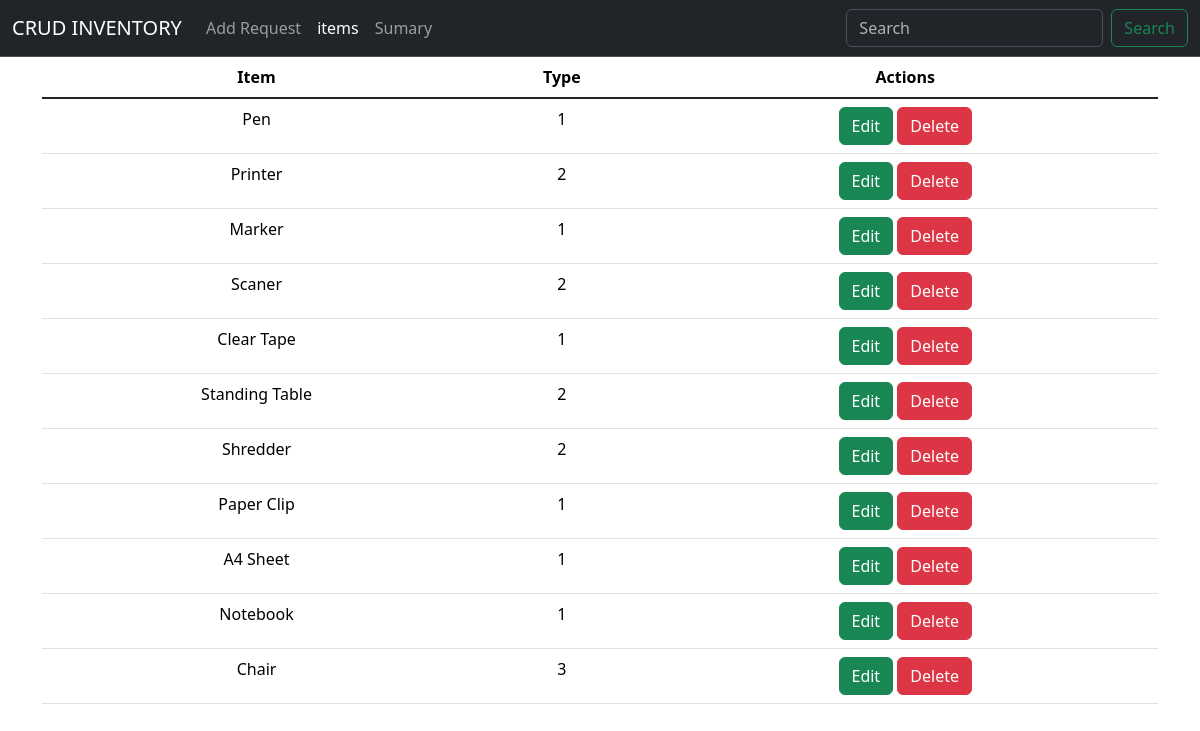
The page /items.php on the database its author committed.
### tables this page shows
CREATE TABLE `items` (
  `id` int(11) NOT NULL,
  `item` varchar(255) DEFAULT NULL,
  `item_type` int(11) DEFAULT NULL
);

### items.php (the view, shortened to what this page needs)
<!DOCTYPE html>
<html lang="en">
<head>
  <link href="https://cdn.jsdelivr.net/npm/bootstrap@5.3.2/dist/css/bootstrap.min.css" rel="stylesheet">
</head>
<body>
<nav class="navbar navbar-expand-lg bg-dark border-body border-bottom " data-bs-theme="dark">
  <div class="container-fluid">
    <a class="navbar-brand" href="#">CRUD INVENTORY</a>
    <div class="collapse navbar-collapse" id="navbarTogglerDemo02">
      <ul class="navbar-nav me-auto mb-2 mb-lg-0">
        <li class="nav-item">
              <a class="nav-link" aria-current="page" href="create.php">Add Request</a>
        </li>
        <li class="nav-item">
              <a class="nav-link active" aria-current="page" href="#">items</a>
        </li>
        <li class="nav-item">
              <a class="nav-link" href="#">Sumary</a>
        </li>
      </ul>
      <form class="d-flex" role="search">
        <input class="form-control me-2" type="search" placeholder="Search" aria-label="Search">
        <button class="btn btn-outline-success" type="submit">Search</button>
      </form>
    </div>
  </div>
</nav>
<div class="container">
  <div class="col-sx-10 m-auto">
    <table class="table text-center">
      <thead>
        <tr>
          <th>Item</th>
          <th>Type</th>
          <th>Actions</th>
        </tr>
      </thead>
      <tbody class="table-group-divider">
        <?php
      include "connect.php";
      $sql_query = "SELECT * FROM `items` ";
      $result = $conn->query($sql_query);
      while($row=$result->fetch_assoc()){
        echo "
        <tr>
        <td>$row[item]</td>
        <td>$row[item_type]</td>
        <th>
        <a class='btn btn-success' href='edit.php?id=$row[id]'>Edit</a>
        <a class='btn btn-danger' href='delete.php?id=$row[id]'>Delete</a>
        </th>
        </tr>
        ";
      }
      ?>
    </tbody>
   </table>
  </div>
</div>
</body>
</html>

### rows shown on the page
items: item "Pen", item_type "1"
items: item "Printer", item_type "2"
items: item "Marker", item_type "1"
items: item "Scaner", item_type "2"
items: item "Clear Tape", item_type "1"
items: item "Standing Table", item_type "2"
items: item "Shredder", item_type "2"
items: item "Paper Clip", item_type "1"
items: item "A4 Sheet", item_type "1"
items: item "Notebook", item_type "1"
items: item "Chair", item_type "3"
